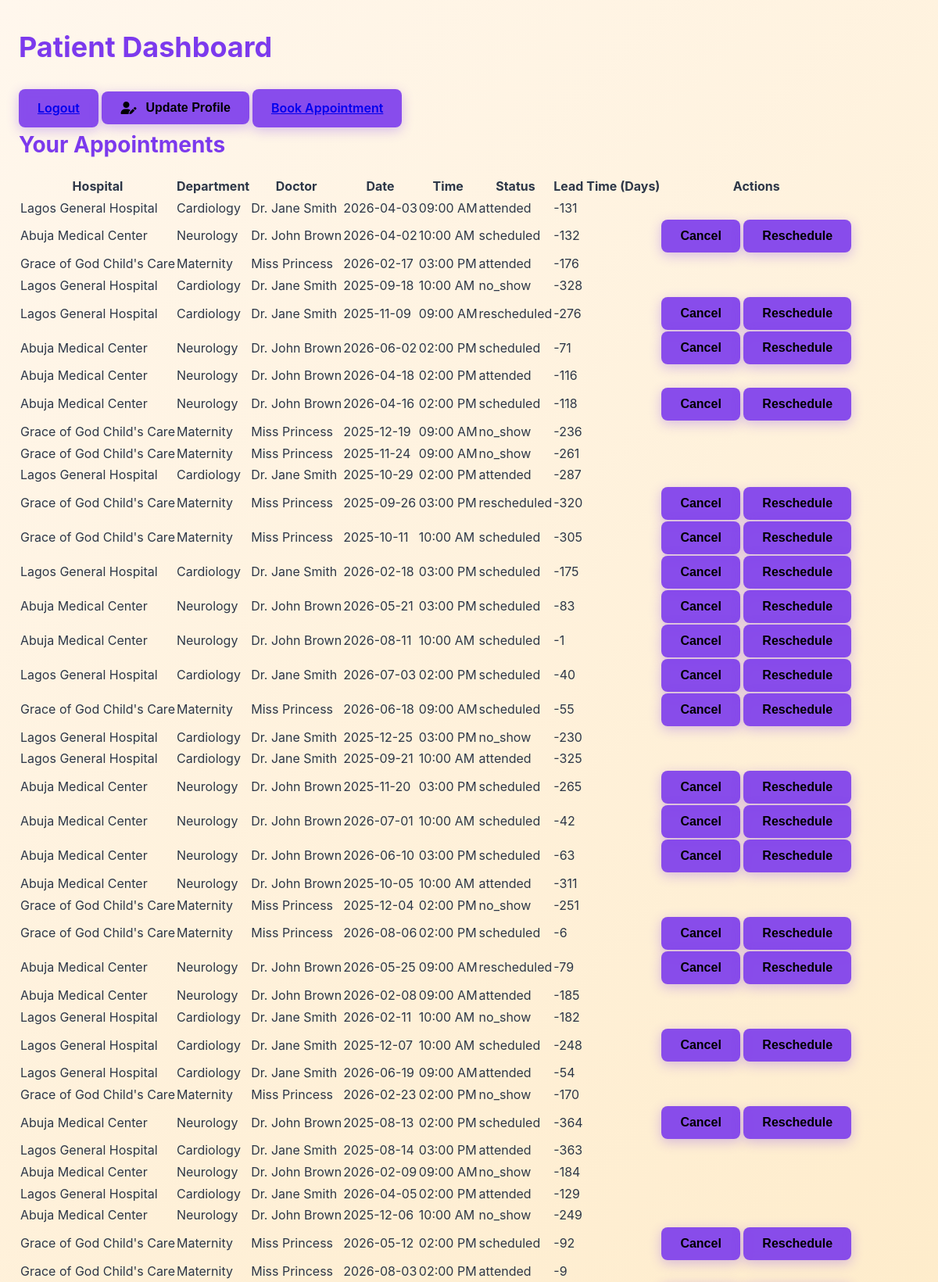
Screenshot of /patient (signed in, upper part) with the database file from the repository.
### tables this page shows
CREATE TABLE appointments 
                 (id INTEGER PRIMARY KEY AUTOINCREMENT, patient_id INTEGER, hospital_id INTEGER, 
                  department_id INTEGER, doctor_id INTEGER, slot_time TEXT, date TEXT, booking_date TEXT, 
                  no_show_prob REAL, reschedule_prob REAL, status TEXT, health_challenge TEXT,
                  FOREIGN KEY (patient_id) REFERENCES users(id),
                  FOREIGN KEY (hospital_id) REFERENCES hospitals(id),
                  FOREIGN KEY (department_id) REFERENCES departments(id),
                  FOREIGN KEY (doctor_id) REFERENCES doctors(id));

CREATE TABLE hospitals 
                 (id INTEGER PRIMARY KEY AUTOINCREMENT, name TEXT, location TEXT, 
                  subscription_status TEXT DEFAULT 'pending', subscription_expiry_date TEXT);

CREATE TABLE departments 
                 (id INTEGER PRIMARY KEY AUTOINCREMENT, hospital_id INTEGER, name TEXT,
                  FOREIGN KEY (hospital_id) REFERENCES hospitals(id));

CREATE TABLE doctors 
                 (id INTEGER PRIMARY KEY AUTOINCREMENT, hospital_id INTEGER, department_id INTEGER, name TEXT, 
                  schedule TEXT, gender TEXT, FOREIGN KEY (hospital_id) REFERENCES hospitals(id),
                  FOREIGN KEY (department_id) REFERENCES departments(id));

### app.py (the view)
@app.route('/patient')
def patient_dashboard():
    if 'user_id' not in session:
        return redirect(url_for('login'))
    conn = sqlite3.connect('database.db')
    cursor = conn.cursor()
    cursor.execute('SELECT a.id, h.name AS hospital_name, d.name AS department_name, doc.name AS doctor_name, a.date, a.slot_time, a.status, a.doctor_id '
                   'FROM appointments a '
                   'JOIN hospitals h ON a.hospital_id = h.id '
                   'JOIN departments d ON a.department_id = d.id '
                   'JOIN doctors doc ON a.doctor_id = doc.id '
                   'WHERE a.patient_id = ?', (session['user_id'],))
    appointments = cursor.fetchall()
    appointments = [{'id': row[0], 'name': row[1], 'name_1': row[2], 'name_2': row[3], 'date': row[4], 'slot_time': row[5], 'status': row[6], 'doctor_id': row[7]} for row in appointments]
    current_date = datetime.now()
    for appt in appointments:
        appointment_date = datetime.strptime(appt['date'], '%Y-%m-%d')
        appt['lead_time'] = (appointment_date - current_date).days
    conn.close()
    return render_template('patient.html', appointments=appointments)

### templates/patient.html (shortened to what this page needs)
<!DOCTYPE html>
<html lang="en">
<head>
    <link rel="stylesheet" href="https://cdnjs.cloudflare.com/ajax/libs/font-awesome/6.0.0-beta3/css/all.min.css">
    <link rel="stylesheet" href="{{ url_for('static', filename='style.css') }}">
</head>
<body>
    <div class="container">
        <h1>Patient Dashboard</h1>
        <a href="{{ url_for('logout') }}" class="btn logout-btn">Logout</a>
        <button id="toggleProfileBtn" class="btn profile-btn"><i class="fas fa-user-edit"></i> Update Profile</button>
        <a href="{{ url_for('book_appointment') }}" class="btn book-btn">Book Appointment</a>
        <h2>Your Appointments</h2>
        <table>
            <thead>
                <tr>
                    <th>Hospital</th>
                    <th>Department</th>
                    <th>Doctor</th>
                    <th>Date</th>
                    <th>Time</th>
                    <th>Status</th>
                    <th>Lead Time (Days)</th>
                    <th>Actions</th>
                </tr>
            </thead>
            <tbody>
                {% for appt in appointments %}
                    <tr>
                        <td>{{ appt.name }}</td>
                        <td>{{ appt.name_1 }}</td>
                        <td>{{ appt.name_2 }}</td>
                        <td>{{ appt.date }}</td>
                        <td>{{ appt.slot_time }}</td>
                        <td>{{ appt.status }}</td>
                        <td>{{ appt.lead_time }}</td>
                        <td>
                            {% if appt.status in ['scheduled', 'rescheduled'] %}
                                <button class="btn cancel-btn" data-appt-id="{{ appt.id }}">Cancel</button>
                                <button class="btn reschedule-btn" data-appt-id="{{ appt.id }}">Reschedule</button>
                            {% endif %}
                        </td>
                    </tr>
                {% endfor %}
            </tbody>
        </table>
    </div>
</body>
</html>

### static/style.css (style rules this page uses)
* { margin: 0; padding: 0; box-sizing: border-box; }
body { font-family: 'Inter', -apple-system, BlinkMacSystemFont, 'Segoe UI', Roboto, sans-serif; line-height: 1.6; color: #2D3748; background: linear-gradient(135deg, #FFF7ED 0%, #FEEBC8 100%); min-height: 100vh; overflow-x: hidden; }
h1, h2, h3, h4 { font-weight: 700; color: #7C3AED; }
h1 { font-size: 2.25rem; margin-bottom: 1.5rem; }
h2 { font-size: 1.75rem; margin-bottom: 1rem; }
.container { max-width: 1280px; margin: 2rem auto; padding: 0 1.5rem; }
.btn { border-radius: 8px; padding: 0.75rem 1.5rem; font-weight: 600; font-size: 1rem; transition: all 0.3s ease; border: none; cursor: pointer; display: inline-flex; align-items: center; gap: 0.75rem; backdrop-filter: blur(5px); background: rgba(124, 58, 237, 0.9); box-shadow: 0 4px 15px rgba(124, 58, 237, 0.3); }

### rows the page displays
appointments: name "Lagos General Hospital", name_1 "Cardiology", name_2 "Dr. Jane Smith", date "2026-04-03", slot_time "09:00 AM", status "attended", lead_time "-131"
appointments: name "Abuja Medical Center", name_1 "Neurology", name_2 "Dr. John Brown", date "2026-04-02", slot_time "10:00 AM", status "scheduled", lead_time "-132"
appointments: name "Grace of God Child's Care", name_1 "Maternity", name_2 "Miss Princess", date "2026-02-17", slot_time "03:00 PM", status "attended", lead_time "-176"
appointments: name "Lagos General Hospital", name_1 "Cardiology", name_2 "Dr. Jane Smith", date "2025-09-18", slot_time "10:00 AM", status "no_show", lead_time "-328"
appointments: name "Lagos General Hospital", name_1 "Cardiology", name_2 "Dr. Jane Smith", date "2025-11-09", slot_time "09:00 AM", status "rescheduled", lead_time "-276"
appointments: name "Abuja Medical Center", name_1 "Neurology", name_2 "Dr. John Brown", date "2026-06-02", slot_time "02:00 PM", status "scheduled", lead_time "-71"
appointments: name "Abuja Medical Center", name_1 "Neurology", name_2 "Dr. John Brown", date "2026-04-18", slot_time "02:00 PM", status "attended", lead_time "-116"
appointments: name "Abuja Medical Center", name_1 "Neurology", name_2 "Dr. John Brown", date "2026-04-16", slot_time "02:00 PM", status "scheduled", lead_time "-118"
appointments: name "Grace of God Child's Care", name_1 "Maternity", name_2 "Miss Princess", date "2025-12-19", slot_time "09:00 AM", status "no_show", lead_time "-236"
appointments: name "Grace of God Child's Care", name_1 "Maternity", name_2 "Miss Princess", date "2025-11-24", slot_time "09:00 AM", status "no_show", lead_time "-261"
appointments: name "Lagos General Hospital", name_1 "Cardiology", name_2 "Dr. Jane Smith", date "2025-10-29", slot_time "02:00 PM", status "attended", lead_time "-287"
appointments: name "Grace of God Child's Care", name_1 "Maternity", name_2 "Miss Princess", date "2025-09-26", slot_time "03:00 PM", status "rescheduled", lead_time "-320"
appointments: name "Grace of God Child's Care", name_1 "Maternity", name_2 "Miss Princess", date "2025-10-11", slot_time "10:00 AM", status "scheduled", lead_time "-305"
appointments: name "Lagos General Hospital", name_1 "Cardiology", name_2 "Dr. Jane Smith", date "2026-02-18", slot_time "03:00 PM", status "scheduled", lead_time "-175"
appointments: name "Abuja Medical Center", name_1 "Neurology", name_2 "Dr. John Brown", date "2026-05-21", slot_time "03:00 PM", status "scheduled", lead_time "-83"
appointments: name "Abuja Medical Center", name_1 "Neurology", name_2 "Dr. John Brown", date "2026-08-11", slot_time "10:00 AM", status "scheduled", lead_time "-1"
appointments: name "Lagos General Hospital", name_1 "Cardiology", name_2 "Dr. Jane Smith", date "2026-07-03", slot_time "02:00 PM", status "scheduled", lead_time "-40"
appointments: name "Grace of God Child's Care", name_1 "Maternity", name_2 "Miss Princess", date "2026-06-18", slot_time "09:00 AM", status "scheduled", lead_time "-55"
appointments: name "Lagos General Hospital", name_1 "Cardiology", name_2 "Dr. Jane Smith", date "2025-12-25", slot_time "03:00 PM", status "no_show", lead_time "-230"
appointments: name "Lagos General Hospital", name_1 "Cardiology", name_2 "Dr. Jane Smith", date "2025-09-21", slot_time "10:00 AM", status "attended", lead_time "-325"
appointments: name "Abuja Medical Center", name_1 "Neurology", name_2 "Dr. John Brown", date "2025-11-20", slot_time "03:00 PM", status "scheduled", lead_time "-265"
appointments: name "Abuja Medical Center", name_1 "Neurology", name_2 "Dr. John Brown", date "2026-07-01", slot_time "10:00 AM", status "scheduled", lead_time "-42"
appointments: name "Abuja Medical Center", name_1 "Neurology", name_2 "Dr. John Brown", date "2026-06-10", slot_time "03:00 PM", status "scheduled", lead_time "-63"
appointments: name "Abuja Medical Center", name_1 "Neurology", name_2 "Dr. John Brown", date "2025-10-05", slot_time "10:00 AM", status "attended", lead_time "-311"
appointments: name "Grace of God Child's Care", name_1 "Maternity", name_2 "Miss Princess", date "2025-12-04", slot_time "02:00 PM", status "no_show", lead_time "-251"
appointments: name "Grace of God Child's Care", name_1 "Maternity", name_2 "Miss Princess", date "2026-08-06", slot_time "02:00 PM", status "scheduled", lead_time "-6"
appointments: name "Abuja Medical Center", name_1 "Neurology", name_2 "Dr. John Brown", date "2026-05-25", slot_time "09:00 AM", status "rescheduled", lead_time "-79"
appointments: name "Abuja Medical Center", name_1 "Neurology", name_2 "Dr. John Brown", date "2026-02-08", slot_time "09:00 AM", status "attended", lead_time "-185"
appointments: name "Lagos General Hospital", name_1 "Cardiology", name_2 "Dr. Jane Smith", date "2026-02-11", slot_time "10:00 AM", status "no_show", lead_time "-182"
appointments: name "Lagos General Hospital", name_1 "Cardiology", name_2 "Dr. Jane Smith", date "2025-12-07", slot_time "10:00 AM", status "scheduled", lead_time "-248"
appointments: name "Lagos General Hospital", name_1 "Cardiology", name_2 "Dr. Jane Smith", date "2026-06-19", slot_time "09:00 AM", status "attended", lead_time "-54"
appointments: name "Grace of God Child's Care", name_1 "Maternity", name_2 "Miss Princess", date "2026-02-23", slot_time "02:00 PM", status "no_show", lead_time "-170"
appointments: name "Abuja Medical Center", name_1 "Neurology", name_2 "Dr. John Brown", date "2025-08-13", slot_time "02:00 PM", status "scheduled", lead_time "-364"
appointments: name "Lagos General Hospital", name_1 "Cardiology", name_2 "Dr. Jane Smith", date "2025-08-14", slot_time "03:00 PM", status "attended", lead_time "-363"
appointments: name "Abuja Medical Center", name_1 "Neurology", name_2 "Dr. John Brown", date "2026-02-09", slot_time "09:00 AM", status "no_show", lead_time "-184"
appointments: name "Lagos General Hospital", name_1 "Cardiology", name_2 "Dr. Jane Smith", date "2026-04-05", slot_time "02:00 PM", status "attended", lead_time "-129"
appointments: name "Abuja Medical Center", name_1 "Neurology", name_2 "Dr. John Brown", date "2025-12-06", slot_time "10:00 AM", status "no_show", lead_time "-249"
appointments: name "Grace of God Child's Care", name_1 "Maternity", name_2 "Miss Princess", date "2026-05-12", slot_time "02:00 PM", status "scheduled", lead_time "-92"
appointments: name "Grace of God Child's Care", name_1 "Maternity", name_2 "Miss Princess", date "2026-08-03", slot_time "02:00 PM", status "attended", lead_time "-9"
